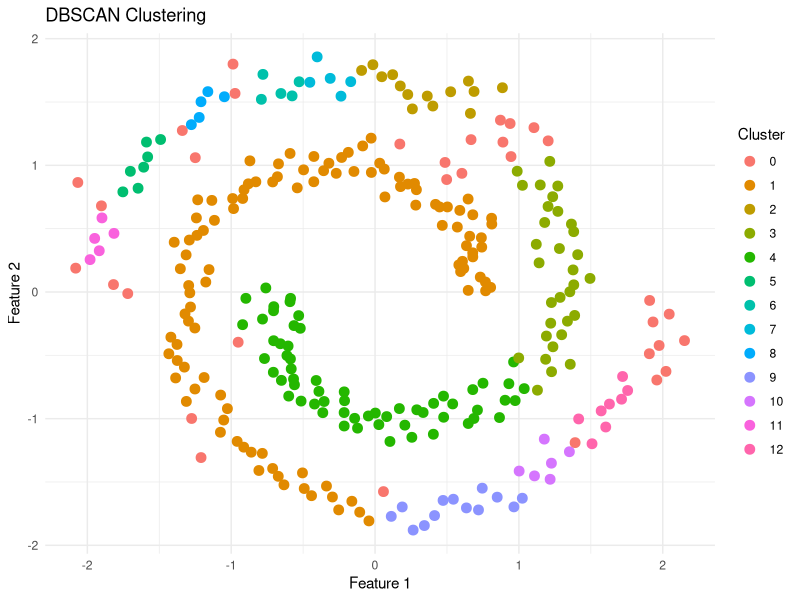
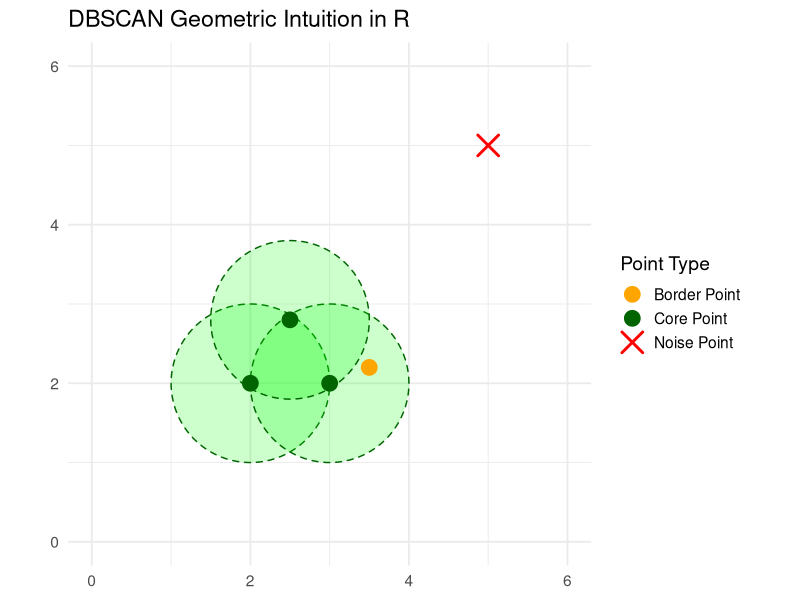

The R script that drew these images, in order:
install.packages("mlbench")
install.packages("dbscan")
install.packages("ggplot2")


# Step 1: Load the necessary libraries
library(mlbench)
library(dbscan)
library(ggplot2)

# Step 2: Generate spiral data using the correct function name
# This function creates two intertwined spirals.
spirals_data <- mlbench.spirals(n = 300, cycles = 1, sd = 0.05)

# Step 3: Standardize the data
X_scaled <- scale(spirals_data$x)

# Step 4: Apply DBSCAN
# We might need to adjust 'eps' for the new shape
db <- dbscan(X_scaled, eps = 0.2, minPts = 5)

# Step 5: Create a data frame for plotting
plot_data <- data.frame(
  Feature1 = X_scaled[, 1],
  Feature2 = X_scaled[, 2],
  Cluster = as.factor(db$cluster)
)

# Step 6: Plot the results
ggplot(plot_data, aes(x = Feature1, y = Feature2, color = Cluster)) +
  geom_point(size = 3) +
  labs(title = "DBSCAN Clustering",
       x = "Feature 1",
       y = "Feature 2") +
  theme_minimal() +
  scale_color_discrete(name = "Cluster")



#Visualizing Geometric Intuition

install.packages("ggforce")

# Load the required libraries
library(ggplot2)
library(ggforce) # For drawing circles

# Create data frames for the points
core_points <- data.frame(x = c(2, 3, 2.5), y = c(2, 2, 2.8), label = "Core Point")
border_points <- data.frame(x = 3.5, y = 2.2, label = "Border Point")
noise_points <- data.frame(x = 5, y = 5, label = "Noise Point")

# Epsilon neighborhood radius
epsilon <- 1.0

# Plotting with ggplot2
ggplot() +
  # Draw the epsilon circles around core points using ggforce::geom_circle
  geom_circle(data = core_points, aes(x0 = x, y0 = y, r = epsilon),
              fill = "green", alpha = 0.2, linetype = "dashed", color = "darkgreen") +
  
  # Plot the core points
  geom_point(data = core_points, aes(x = x, y = y, color = label), size = 5) +
  
  # Plot the border point
  geom_point(data = border_points, aes(x = x, y = y, color = label), size = 5) +
  
  # Plot the noise point
  geom_point(data = noise_points, aes(x = x, y = y, color = label), size = 6, shape = 4, stroke = 1.5) +
  
  # Set plot limits and aspect ratio
  coord_fixed(xlim = c(0, 6), ylim = c(0, 6)) +
  
  # Customize colors and labels
  scale_color_manual(name = "Point Type",
                     values = c("Core Point" = "darkgreen", "Border Point" = "orange", "Noise Point" = "red")) +
  
  # Add titles and theme
  labs(title = "DBSCAN Geometric Intuition in R", x = NULL, y = NULL) +
  theme_minimal(base_size = 14)
